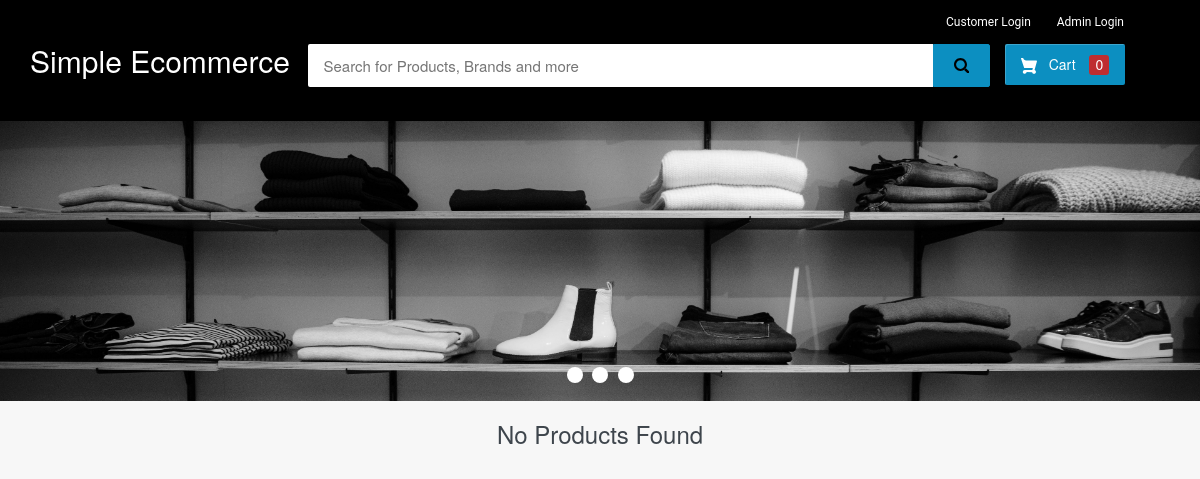
The app's page /, older data.
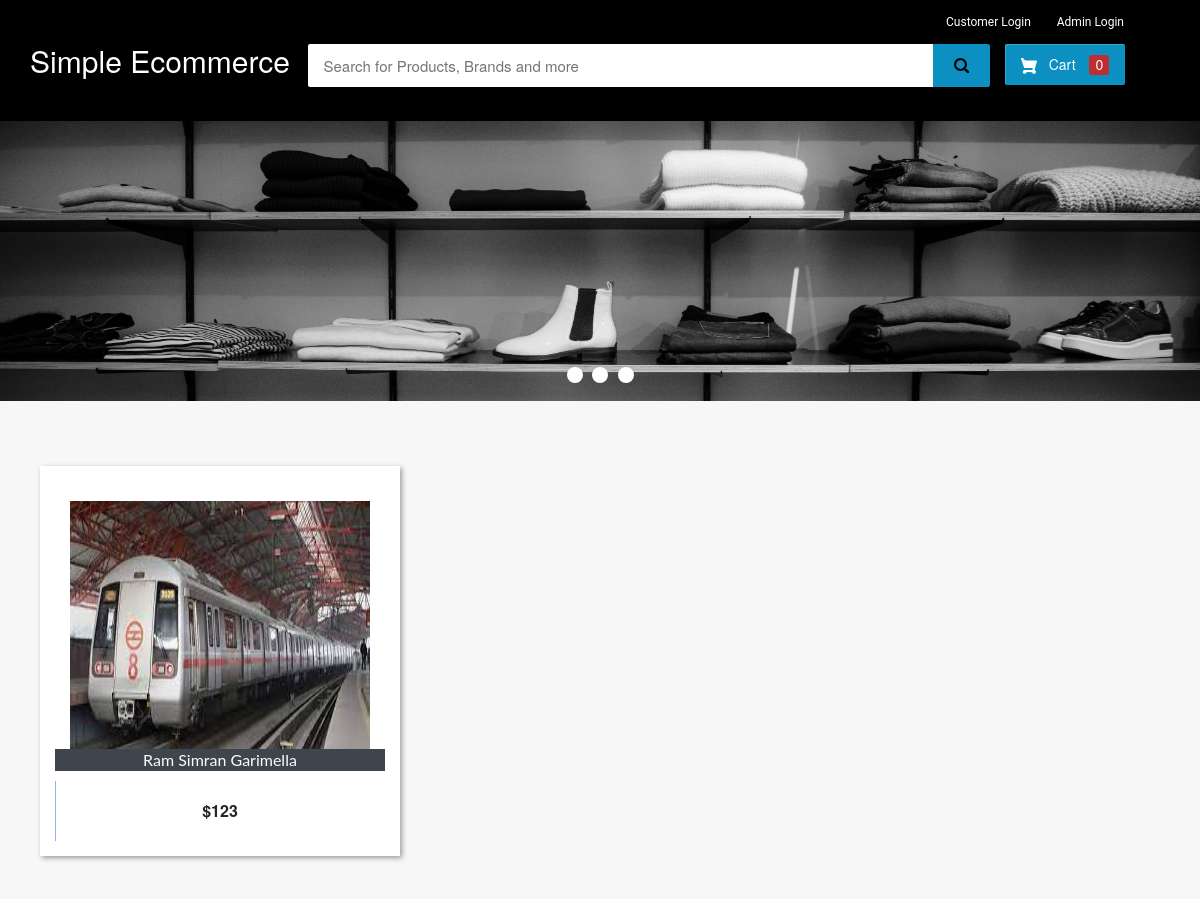
The same page, newer data.
### ecom/models.py (models this page shows, shortened)
class Product(models.Model):
    name=models.CharField(max_length=40)
    product_image= models.ImageField(upload_to='product_image/',null=True,blank=True)
    price = models.PositiveIntegerField()
    description=models.CharField(max_length=40)

### ecom/views.py (the view)
# urls.py: path("", views.home_view, name=""),
def home_view(request):
    products = models.Product.objects.all()
    if "product_ids" in request.COOKIES:
        product_ids = request.COOKIES["product_ids"]
        counter = product_ids.split("|")
        product_count_in_cart = len(set(counter))
    else:
        product_count_in_cart = 0
    if request.user.is_authenticated:
        return HttpResponseRedirect("afterlogin")
    return render(
        request,
        "ecom/index.html",
        {"products": products, "product_count_in_cart": product_count_in_cart},
    )

### templates/ecom/index.html (shortened to what this page needs)
{% extends 'ecom/homebase.html' %}
{% load static %}
{% block content %}
<div class="row">
  <div class="col-md-12">
    <div class="slider-container">
      <div class="menu">
        <label for="slide-dot-1"></label>
        <label for="slide-dot-2"></label>
        <label for="slide-dot-3"></label>
      </div>
        <div class="slide slide-1"></div>
    </div>
  </div>
</div>
{%if products%}
<br>
  <div class="row">
      {% for p in products %}
      <div class="column">
      <div class="container page-wrapper" style="width: 450px;">
        <div class="page-inner">
          <div class="row">
            <div class="el-wrapper">
              <div class="box-up">
                <img class="img" src="{% static p.product_image.url %}" alt="product pic" height="300px" width="300px">
                <div class="img-info">
                  <div class="info-inner">
                    <span style="background-color:#3e454c; color:fbfbfb;"class="p-company">{{p.name}}</span>
                  </div>
                </div>
              </div>
              <div class="box-down">
                <a class="cart" href="{% url 'add-to-cart' p.id  %}">
                  <span class="price">${{p.price}}</span>
                  <span class="add-to-cart">
                    <span class="txt"><i class="fa fa-shopping-cart"></i> Add To Cart</span>
                  </span>
                </a>
              </div>
            </div>
          </div>
        </div>
      </div>
      </div>
  {% endfor %}
</div>
{%else%}
<h3 style="text-align:center; color:#3E454C;">No Products Found</h3>
{%endif%}
<br><br><br>
<br><br><br><br><br><br><br><br><br><br><br><br>
{% endblock content %}

### templates/ecom/homebase.html (shortened to what this page needs)
<html>
{% load static %}
<head>
<link rel="stylesheet" href="https://maxcdn.bootstrapcdn.com/bootstrap/3.3.0/css/bootstrap.min.css">
<link rel="stylesheet" href="https://maxcdn.bootstrapcdn.com/font-awesome/4.7.0/css/font-awesome.min.css">
</head>
<body>
  {%if request.user.is_authenticated%}
    {% include "ecom/customer_navbar.html" %}
  {%else%}
  <div id="navbar">
    <div class="container">
        <div class="row row1">
            <ul class="largenav pull-right">
              <li class="upper-links dropdown"><a class="links" href="">Customer Login</a>
              </li>
                <li class="upper-links"><a class="links" href="/adminclick">Admin Login</a></li>
            </ul>
        </div>
        <div class="row row2">
            <div class="col-sm-3">
                <h2 style="margin:0px;"><a style="text-decoration:none; color:white;" href="/"><span class="largenav">Simple Ecommerce </span></a></h2>
            </div>
            <div class="navbar-search smallsearch col-sm-7 col-xs-11">
              <form  action="/search" method="get">
                <div class="row"> <input class="navbar-input col-xs-11" type="search" value="{% if search_text %}{{ search_text }}{% endif %}" placeholder="Search for Products, Brands and more" name="query" id="query">
                  <button class="navbar-button col-xs-1" type="submit">
                  </button>
                </div>
              </form>
            </div>
            <div class="cart1 largenav col-sm-2"> <a class="cart-button" href="/cart">  Cart <span class="item-number ">{{ product_count_in_cart }}</span> </a> </div>
        </div>
    </div>
</div>
  {%endif%}
{% block content %}
{% endblock content %}
<br><br><br>
</body>
</html>

### templates/ecom/homebase.html (style rules this page uses)
body { background-color: #f7f7f7; }
#navbar { background-color: #000000; color: white; }
.row1 { padding-top: 10px; padding-right: 50px }
.row2 { padding-bottom: 20px }
.navbar-input { padding: 11px 16px; border-radius: 2px 0 0 2px; border: 0 none; outline: 0 none; font-size: 15px; color:#000 }
.navbar-button { background-color: #0c8fc1; border: 1px solid #0c8fc1; border-radius: 0 2px 2px 0; color: #ffffff; padding: 10px 0; height: 43px; cursor: pointer; }
.cart-button { background-color: #0c8fc1; box-shadow: 0 4px 4px 0 rgb(0 0 0 / 23%), inset 1px 1px 0 0 hsl(0deg 0% 100% / 20%); padding: 10px 0; text-align: center; height: 41px; border-radius: 2px; font-weight: 500; width: 120px; display: inline-block; color: #FFFFFF; text-decoration: none; color: inherit; border: none; outline: none; }
.cart-svg { display: inline-block; width: 16px; height: 16px; vertical-align: middle; margin-right: 8px }
.item-number { border-radius: 3px; background-color: rgb(207 37 37 / 92%); height: 20px; padding: 3px 6px; font-weight: 500; display: inline-block; color: #fff; line-height: 12px; margin-left: 10px; }
.upper-links { display: inline-block; padding: 0 11px; line-height: 23px; font-family: 'Roboto', sans-serif; letter-spacing: 0; color: inherit; border: none; outline: none; font-size: 12px }
.dropdown { position: relative; display: inline-block; margin-bottom: 0px }
.links { color: #fff; text-decoration: none }
.largenav { display: none }
.smallsearch { margin-left: 15px; margin-top: 15px }
.menu { cursor: pointer }
.fa { font-size: 23px; width: 2em; height: 2em; text-align: center; text-decoration: none; margin: 5px 2px; border-radius: 50%; padding-top: 0.5em; }
@media screen and (min-width: 768px) { .largenav { display: block } }
@media screen and (min-width: 768px) { .smallsearch { margin: 0px } }

Row changes from the older to the newer data that the page shows:
added Product: product_image (picture), name "Ram Simran Garimella", price "123"
Text that changed along with them:
text no longer shown: "No Products Found"
